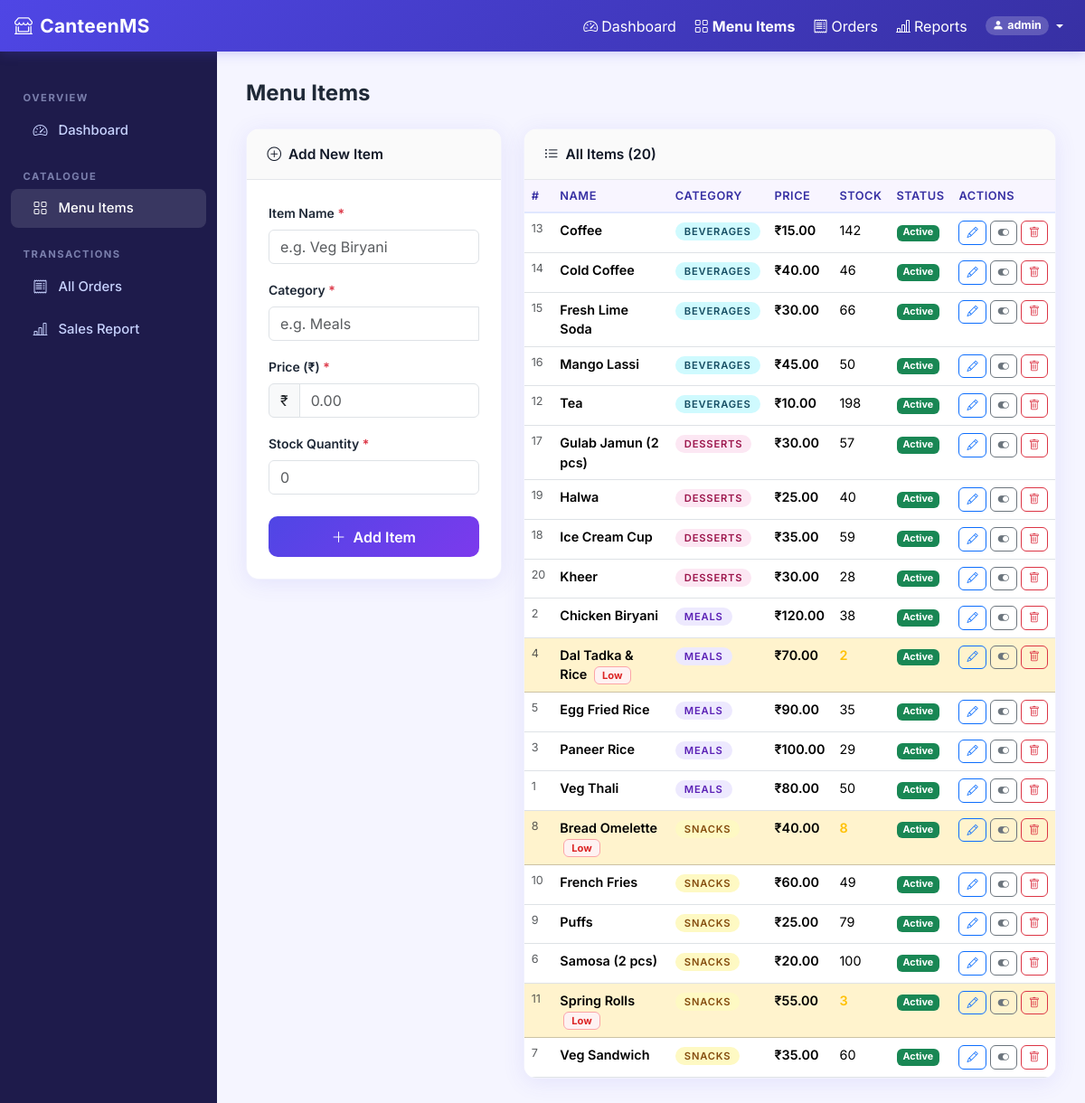
/admin/items (signed in), run on the app's committed database.
### models/user.py (models this page shows, shortened)
class User(UserMixin, db.Model):
    __tablename__ = "users"
    id = db.Column(db.Integer, primary_key=True)
    username = db.Column(db.String(80), unique=True, nullable=False)
    email = db.Column(db.String(120), unique=True, nullable=True)
    password_hash = db.Column(db.String(256), nullable=False)
    role = db.Column(db.String(20), nullable=False, default="user")  # 'admin' or 'user'
    orders = db.relationship("Order", back_populates="user", lazy="dynamic")
    @property
    def is_admin(self) -> bool:
        return self.role == "admin"

### models/menu.py (models this page shows, shortened)
class MenuItem(db.Model):
    __tablename__ = "menu_items"
    id = db.Column(db.Integer, primary_key=True)
    name = db.Column(db.String(120), nullable=False)
    category = db.Column(db.String(60), nullable=False)   # e.g. 'Meals', 'Snacks', 'Beverages'
    price = db.Column(db.Float, nullable=False)
    stock_quantity = db.Column(db.Integer, nullable=False, default=0)
    is_available = db.Column(db.Boolean, default=True)    # manually disable without deleting
    order_items = db.relationship("OrderItem", back_populates="menu_item", lazy="dynamic")

### routes/admin.py (the view, shortened to what this page needs)
@admin_bp.route("/items", methods=["GET", "POST"])
@admin_required
def items():
    all_items = MenuItem.query.order_by(MenuItem.category, MenuItem.name).all()
    categories = db.session.query(MenuItem.category).distinct().all()
    categories = [c[0] for c in categories]
    return render_template(
        "admin/items.html",
        items=all_items,
        categories=categories,
        low_stock_threshold=Config.LOW_STOCK_THRESHOLD,
    )

### templates/admin/items.html (shortened to what this page needs)
{% extends "base.html" %}
{% block content %}
<div class="d-flex" style="min-height:calc(100vh - 60px)">
    <aside class="sidebar d-none d-md-flex flex-column">
        <div class="sidebar-heading">Overview</div>
        <a href="{{ url_for('admin.dashboard') }}" class="nav-link">
            <i class="bi bi-speedometer2"></i> Dashboard
        </a>
        <div class="sidebar-heading">Catalogue</div>
        <a href="{{ url_for('admin.items') }}" class="nav-link active">
            <i class="bi bi-grid"></i> Menu Items
        </a>
        <div class="sidebar-heading">Transactions</div>
        <a href="{{ url_for('admin.orders') }}" class="nav-link">
            <i class="bi bi-receipt"></i> All Orders
        </a>
        <a href="{{ url_for('admin.report') }}" class="nav-link">
            <i class="bi bi-bar-chart-line"></i> Sales Report
        </a>
    </aside>
    <main class="admin-main">
        <h1 class="h4 fw-bold mb-4">Menu Items</h1>
        <div class="row g-4">
            <div class="col-lg-4">
                <div class="content-card">
                    <div class="card-header-custom">
                        <span><i class="bi bi-plus-circle me-2"></i>Add New Item</span>
                    </div>
                    <div class="p-4">
                        <form method="POST" action="{{ url_for('admin.items') }}" novalidate>
                            <div class="mb-3">
                                <label class="form-label fw-semibold small">Item Name <span
                                        class="text-danger">*</span></label>
                                <input type="text" class="form-control" name="name" placeholder="e.g. Veg Biryani"
                                    required maxlength="120">
                            </div>
                            <div class="mb-3">
                                <label class="form-label fw-semibold small">Category <span
                                        class="text-danger">*</span></label>
                                <div class="input-group">
                                    <input type="text" class="form-control" name="category" id="categoryInput"
                                        placeholder="e.g. Meals" required maxlength="60" list="categoryList">
                                </div>
                            </div>
                            <div class="mb-3">
                                <label class="form-label fw-semibold small">Price (₹) <span
                                        class="text-danger">*</span></label>
                                <div class="input-group">
                                    <span class="input-group-text">₹</span>
                                    <input type="number" class="form-control" name="price" placeholder="0.00" min="0"
                                        step="0.01" required>
                                </div>
                            </div>
                            <div class="mb-4">
                                <label class="form-label fw-semibold small">Stock Quantity <span
                                        class="text-danger">*</span></label>
                                <input type="number" class="form-control" name="stock_quantity" placeholder="0" min="0"
                                    step="1" required>
                            </div>
                            <div class="d-grid">
                                <button type="submit" class="btn btn-primary-custom">
                                    <i class="bi bi-plus-lg me-2"></i>Add Item
                                </button>
                            </div>
                        </form>
                    </div>
                </div>
            </div>
            <div class="col-lg-8">
                <div class="content-card">
                    <div class="card-header-custom">
                        <span><i class="bi bi-list-ul me-2"></i>All Items ({{ items|length }})</span>
                    </div>
                    <div class="table-responsive">
                        <table class="table custom-table mb-0" id="itemsTable">
                            <thead>
                                <tr>
                                    <th>#</th>
                                    <th>Name</th>
                                    <th>Category</th>
                                    <th>Price</th>
                                    <th>Stock</th>
                                    <th>Status</th>
                                    <th>Actions</th>
                                </tr>
                            </thead>
                            <tbody>
                                {% for item in items %}
                                <tr
                                    class="{{ 'table-warning' if item.stock_quantity <= low_stock_threshold and item.stock_quantity > 0 else ('table-danger' if item.stock_quantity == 0 else '') }}">
                                    <td class="text-muted small">{{ item.id }}</td>
                                    <td class="fw-semibold">
                                        {{ item.name }}
                                        {% if item.stock_quantity <= low_stock_threshold %} <span
                                            class="low-stock-badge ms-1">Low</span>
                                            {% endif %}
                                    </td>
                                    <td>
                                        <span class="item-category-badge category-{{ item.category | lower }}">
                                            {{ item.category }}
                                        </span>
                                    </td>
                                    <td class="fw-semibold">₹{{ '%.2f'|format(item.price) }}</td>
                                    <td>
                                        <span
                                            class="{{ 'text-danger fw-bold' if item.stock_quantity == 0 else ('text-warning fw-semibold' if item.stock_quantity <= low_stock_threshold else '') }}">
                                            {{ item.stock_quantity }}
                                        </span>
                                    </td>
                                    <td>
                                        <span class="badge {{ 'bg-success' if item.is_available else 'bg-secondary' }}">
                                            {{ 'Active' if item.is_available else 'Disabled' }}
                                        </span>
                                    </td>
                                    <td>
                                        <div class="d-flex gap-1">
                                            <a href="{{ url_for('admin.edit_item', item_id=item.id) }}"
                                                class="btn btn-xs btn-outline-primary" title="Edit">
                                                <i class="bi bi-pencil"></i>
                                            </a>
                                            <form method="POST"
                                                action="{{ url_for('admin.toggle_item', item_id=item.id) }}"
                                                class="d-inline">
                                                <button type="submit" class="btn btn-xs btn-outline-secondary"
                                                    title="{{ 'Disable' if item.is_available else 'Enable' }}">
                                                    <i
                                                        class="bi bi-{{ 'toggle-on' if item.is_available else 'toggle-off' }}"></i>
                                                </button>
                                            </form>
                                            <form method="POST"
                                                action="{{ url_for('admin.delete_item', item_id=item.id) }}"
                                                class="d-inline">
                                                <button type="submit" class="btn btn-xs btn-outline-danger"
                                                    data-confirm="Delete '{{ item.name }}'? This cannot be undone."
                                                    title="Delete">
                                                    <i class="bi bi-trash"></i>
                                                </button>
                                            </form>
                                        </div>
                                    </td>
                                </tr>
                                {% else %}
                                <tr>
                                    <td colspan="7" class="text-center text-muted py-4">No items yet. Add one!</td>
                                </tr>
                                {% endfor %}
                            </tbody>
                        </table>
                    </div>
                </div>
            </div>
        </div>
    </main>
</div>
{% endblock %}

### templates/base.html (shortened to what this page needs)
<!DOCTYPE html>
<html lang="en">
<head>
    <link href="https://cdn.jsdelivr.net/npm/bootstrap@5.3.2/dist/css/bootstrap.min.css" rel="stylesheet">
    <link href="https://cdn.jsdelivr.net/npm/bootstrap-icons@1.11.3/font/bootstrap-icons.min.css" rel="stylesheet">
    <link href="{{ url_for('static', filename='css/style.css') }}" rel="stylesheet">
</head>
<body>
    <nav class="navbar navbar-main navbar-expand-lg sticky-top" id="mainNavbar">
        <div class="container-fluid px-3">
            <a class="navbar-brand d-flex align-items-center gap-2"
                href="{{ url_for('admin.dashboard') if current_user.is_authenticated and current_user.is_admin else (url_for('user.menu') if current_user.is_authenticated else url_for('auth.login')) }}">
                <i class="bi bi-shop-window fs-5"></i> CanteenMS
            </a>
            <div class="collapse navbar-collapse" id="mainNav">
                <ul class="navbar-nav ms-auto align-items-lg-center gap-1">
                    {% if current_user.is_authenticated %}
                    {% if current_user.is_admin %}
                    <li class="nav-item">
                        <a class="nav-link {% if request.endpoint == 'admin.dashboard' %}fw-bold{% endif %}"
                            href="{{ url_for('admin.dashboard') }}">
                            <i class="bi bi-speedometer2 me-1"></i>Dashboard
                        </a>
                    </li>
                    <li class="nav-item">
                        <a class="nav-link {% if request.endpoint == 'admin.items' %}fw-bold{% endif %}"
                            href="{{ url_for('admin.items') }}">
                            <i class="bi bi-grid me-1"></i>Menu Items
                        </a>
                    </li>
                    <li class="nav-item">
                        <a class="nav-link {% if request.endpoint == 'admin.orders' %}fw-bold{% endif %}"
                            href="{{ url_for('admin.orders') }}">
                            <i class="bi bi-receipt me-1"></i>Orders
                        </a>
                    </li>
                    <li class="nav-item">
                        <a class="nav-link {% if request.endpoint == 'admin.report' %}fw-bold{% endif %}"
                            href="{{ url_for('admin.report') }}">
                            <i class="bi bi-bar-chart-line me-1"></i>Reports
                        </a>
                    </li>
                    {% endif %}
                    <li class="nav-item dropdown">
                        <a class="nav-link dropdown-toggle d-flex align-items-center gap-1" href="#"
                            data-bs-toggle="dropdown">
                            <span class="badge rounded-pill" style="background:rgba(255,255,255,0.2);font-size:0.78rem">
                                <i class="bi bi-person-fill me-1"></i>{{ current_user.username }}
                            </span>
                        </a>
                    </li>
                    {% endif %}
                </ul>
            </div>
        </div>
    </nav>
    {% block content %}{% endblock %}
</body>
</html>

### data on the page
User: username "admin"
MenuItem: id "13", name "Coffee", category "BEVERAGES", price "15.00", stock_quantity "142", is_available "Active"
MenuItem: id "14", name "Cold Coffee", category "BEVERAGES", price "40.00", stock_quantity "46", is_available "Active"
MenuItem: id "15", name "Fresh Lime Soda", category "BEVERAGES", price "30.00", stock_quantity "66", is_available "Active"
MenuItem: id "16", name "Mango Lassi", category "BEVERAGES", price "45.00", stock_quantity "50", is_available "Active"
MenuItem: id "12", name "Tea", category "BEVERAGES", price "10.00", stock_quantity "198", is_available "Active"
MenuItem: id "17", name "Gulab Jamun (2 pcs)", category "DESSERTS", price "30.00", stock_quantity "57", is_available "Active"
MenuItem: id "19", name "Halwa", category "DESSERTS", price "25.00", stock_quantity "40", is_available "Active"
MenuItem: id "18", name "Ice Cream Cup", category "DESSERTS", price "35.00", stock_quantity "59", is_available "Active"
MenuItem: id "20", name "Kheer", category "DESSERTS", price "30.00", stock_quantity "28", is_available "Active"
MenuItem: id "2", name "Chicken Biryani", category "MEALS", price "120.00", stock_quantity "38", is_available "Active"
MenuItem: id "4", name "Dal Tadka & Rice", shows "Low", category "MEALS", price "70.00", stock_quantity "2", is_available "Active"
MenuItem: id "5", name "Egg Fried Rice", category "MEALS", price "90.00", stock_quantity "35", is_available "Active"
MenuItem: id "3", name "Paneer Rice", category "MEALS", price "100.00", stock_quantity "29", is_available "Active"
MenuItem: id "1", name "Veg Thali", category "MEALS", price "80.00", stock_quantity "50", is_available "Active"
MenuItem: id "8", name "Bread Omelette", shows "Low", category "SNACKS", price "40.00", stock_quantity "8", is_available "Active"
MenuItem: id "10", name "French Fries", category "SNACKS", price "60.00", stock_quantity "49", is_available "Active"
MenuItem: id "9", name "Puffs", category "SNACKS", price "25.00", stock_quantity "79", is_available "Active"
MenuItem: id "6", name "Samosa (2 pcs)", category "SNACKS", price "20.00", stock_quantity "100", is_available "Active"
MenuItem: id "11", name "Spring Rolls", shows "Low", category "SNACKS", price "55.00", stock_quantity "3", is_available "Active"
MenuItem: id "7", name "Veg Sandwich", category "SNACKS", price "35.00", stock_quantity "60", is_available "Active"

### other printed values
{{ items|length }} "20"
